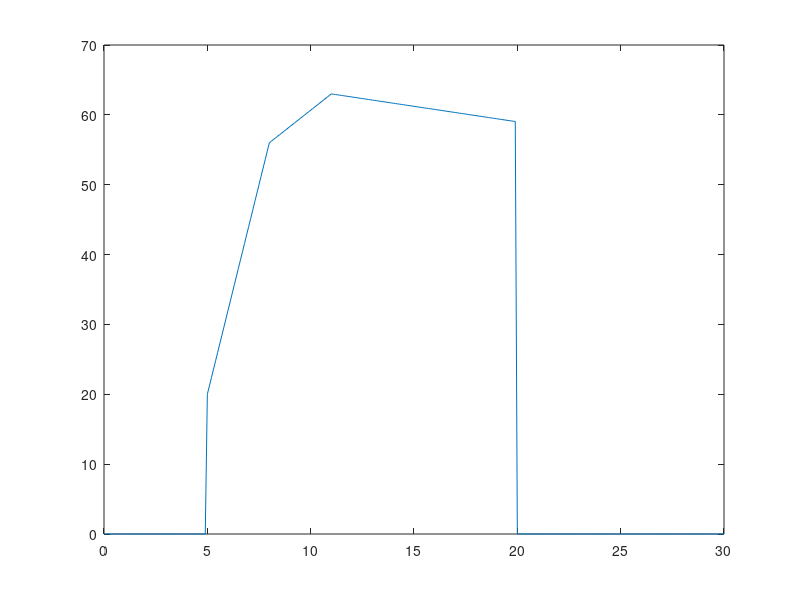
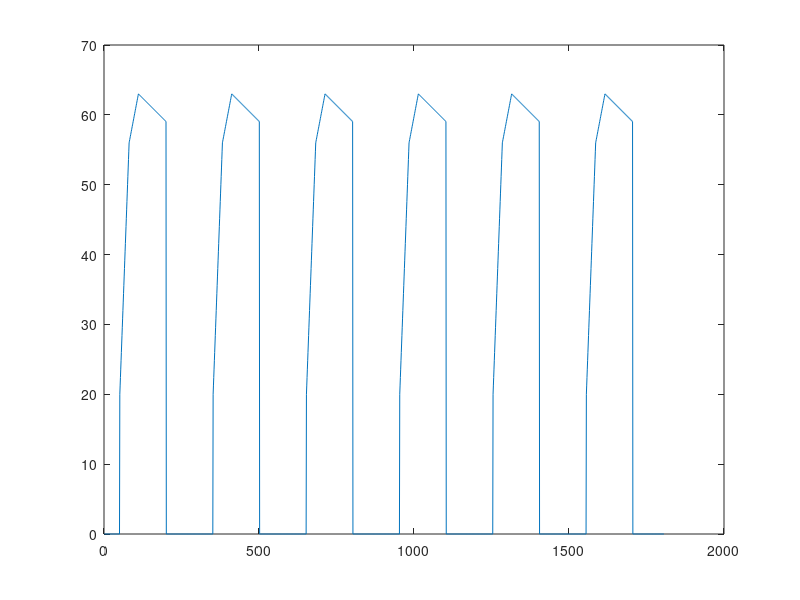

Write MATLAB code to recreate these figures, in order.
clear,clc,close all;

%syms t

%f = piecewise(t>=5&t<8,12*t-60,t>=8&t<11,(7/3)*t+(36-56/3),t>=11&t<20,-(4/9)*t+(43+44/9), 0);
%fplot(f, [0 30])
%ylim([-5 45])

t=0:0.1:30;
p = [];
for i=1:length(t)
if t(i)>=5 & t(i)<8
p(i) = 12*t(i)-40;
elseif t(i)>=8&t(i)<11
p(i) = (7/3)*t(i)+(56-56/3);
elseif t(i)>=11&t(i)<20
p(i) = -(4/9)*t(i)+(63+44/9);
else
p(i) = 0;
end
end

figure()
plot(t, p)

figure()
p = [p p p p p p];
plot(p)